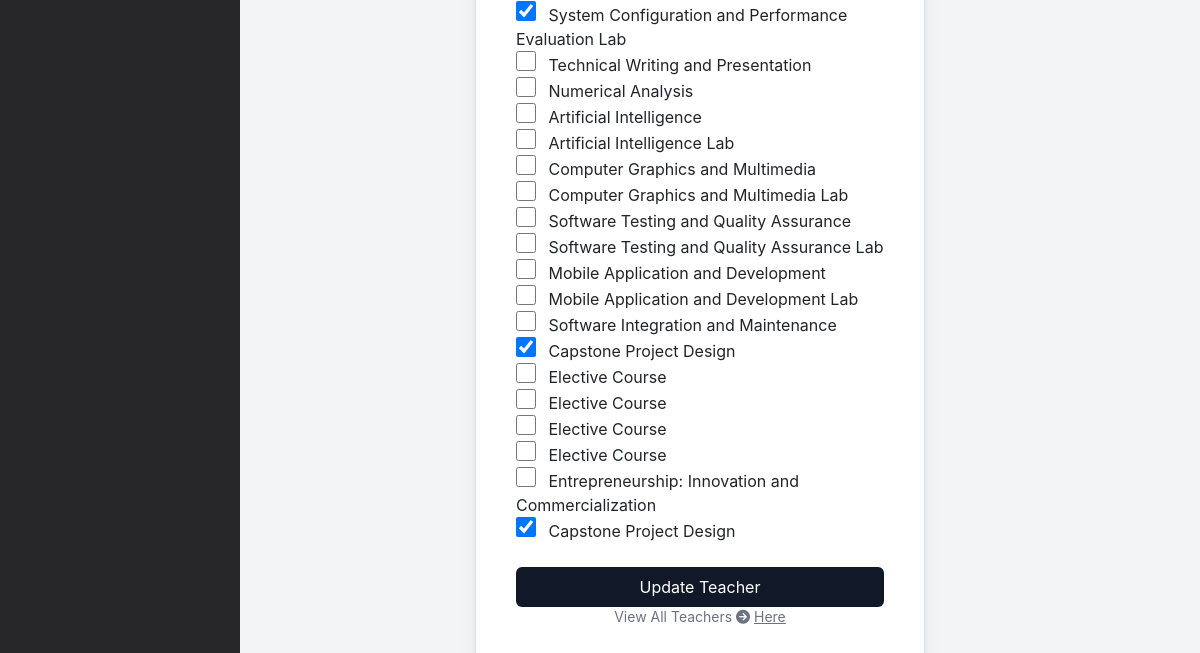
The page /src/admin/view/teacher/edit_teacher.php?action=edit&id=37 (lower part) on the database as committed earlier.
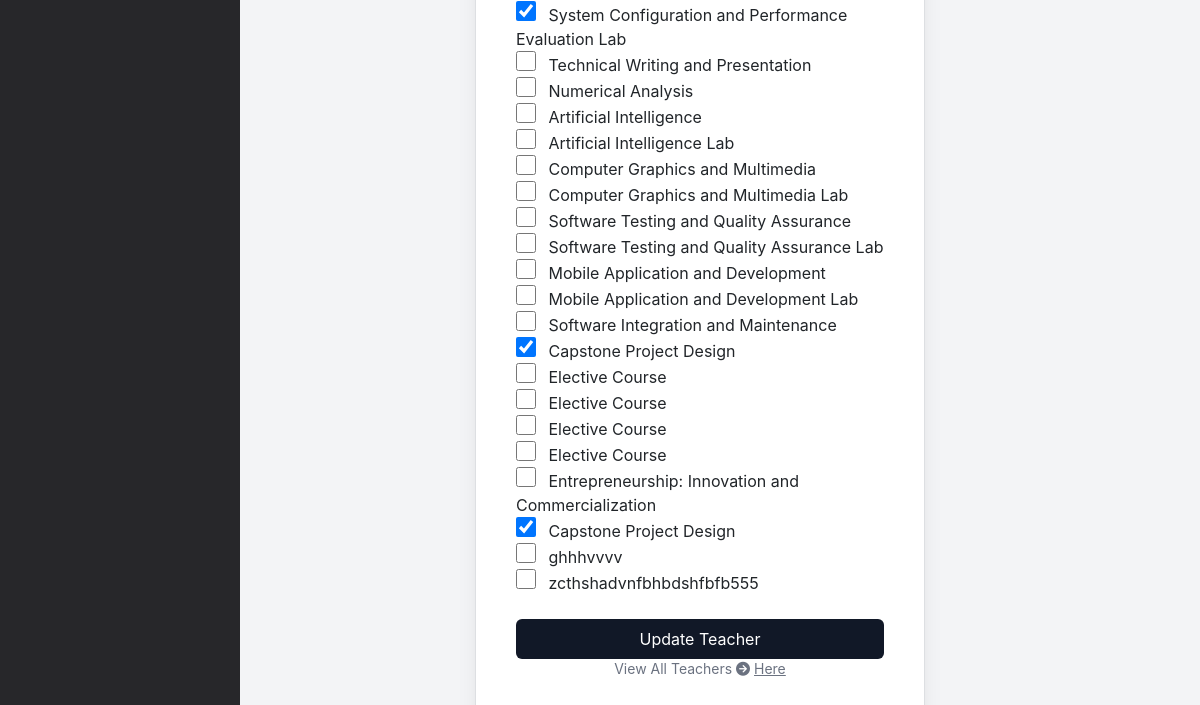
The same page on the database as committed later.
### tables this page shows
CREATE TABLE `course` (
  `course_id` int(11) NOT NULL,
  `course_name` varchar(100) NOT NULL,
  `semester_id` int(11) DEFAULT NULL,
  `course_type` varchar(10) NOT NULL,
  `credits` float NOT NULL,
  `course_code` varchar(100) NOT NULL,
  `department_id` int(11) DEFAULT NULL
);

### src/admin/view/teacher/edit_teacher.php (the view, shortened to what this page needs)
<?php
include("../../../../database/config.php");
include("../../../include/adminNavbar.php");
$teacher_id = $_GET["id"];
$sql_courses = "SELECT * FROM Course";
$result_courses = $conn->query($sql_courses);
$sql_teacher_courses = "SELECT course_id FROM TeacherCourses WHERE teacher_id = $teacher_id";
$result_teacher_courses = $conn->query($sql_teacher_courses);
$teacher_courses = array();
while ($row = $result_teacher_courses->fetch_assoc()) {
  $teacher_courses[] = $row["course_id"];
}
?>
<div class="flex flex-col min-h-screen w-full">
  <div class="flex items-center justify-center flex-grow-2">
    <div
      class="relative mx-auto w-full max-w-md bg-white px-6 pt-10 mt-24 pb-8 shadow-xl ring-1 ring-gray-900/5 sm:rounded-xl sm:px-10">
      <div class="w-full">
        <div class="mt-5">
          <form method="post" id="editTeacherForm" enctype="multipart/form-data">
            <div class="relative mt-6">
              <label for="selectCourse" class="block text-sm font-medium text-gray-700">Select Courses:</label><br>
              <?php
              while ($row = $result_courses->fetch_assoc()) {
                $course_id = $row['course_id'];
                $course_code = $row['course_code'];
                $course_name = $row['course_name'];
                $selected = (in_array($course_id, $teacher_courses)) ? "checked" : "";
                echo "<input type='checkbox' name='courses[]' value='$course_code' $selected class='mr-2 h-5 w-5 text-blue-500 border-gray-300 focus:ring-blue-500'> $course_name<br>";
              }
              ?>
            </div>
            <div class="my-6">
              <input type="submit" value="Update Teacher"
                class="w-full rounded-md bg-gray-900 px-3 py-2 text-white focus:bg-gray-400 focus:outline-none">
          </form>
          <p class="text-center text-sm text-gray-500">
            View All Teachers <i class="fa fa-arrow-circle-right" aria-hidden="true"></i>
            <a class="underline" href="./teacher.php">Here</a>
          </p>
        </div>
      </div>
    </div>
  </div>
</div>
</div>
</body>
</html>

Rows that differ between the two databases and show on the page:
added course: course_name "ghhhvvvv"
added course: course_name "zcthshadvnfbhbdshfbfb555"
